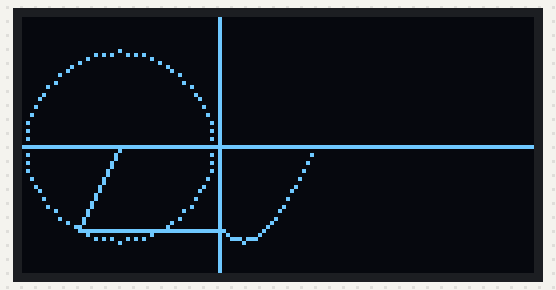
Bench run of a program on a simulated ESP32 board running MicroPython. Parts: 128×64 one-colour display.

Above: at 0.8 s.
At 1.5 s:
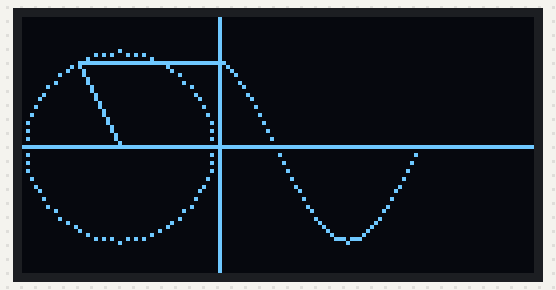
At 9.4 s:
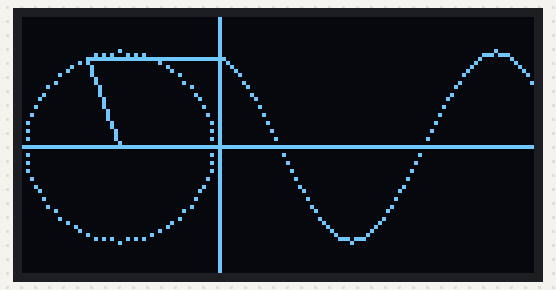
At 19.9 s:
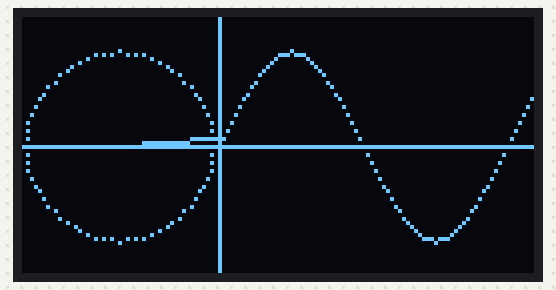
At 38.5 s:
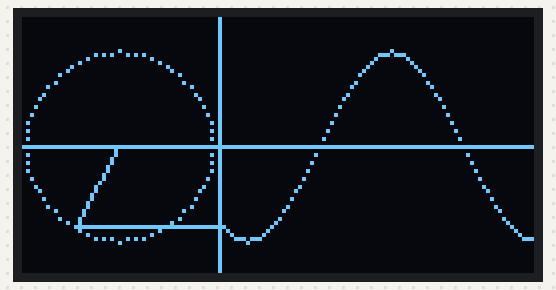

Measured:
- what the display in image 1 shows lasts 0.6 s, from 1.4 s to 2.0 s
- what the display in image 3 shows lasts 0.7 s, from 19.9 s to 20.6 s

The program:

sin.py
```python
from machine import Pin, I2C
import ssd1306
from time import sleep
import math
i2c = I2C(1, scl=Pin(22), sda=Pin(21))
oled = ssd1306.SSD1306_I2C(128, 64, i2c)
while True:
    for anguloGrados in range(0, 360, 5):                    # Ángulo de giro de la línea del eje (de 0º a 360º en intervalos de 5º)
        anguloRadianes = (math.pi*anguloGrados)/180          # Ángulo de giro de la línea del eje en radianes
        xLinea = int(math.cos(anguloRadianes)*24)            # Coordenada x línea del eje
        yLinea = int(math.sin(anguloRadianes)*24)            # Coordenada y línea del eje
                                                             # Circunferencia. Radio 25 pixels. Centro (24, 32)
        for anguloGrados in range(0, 360, 5):                # Ángulo de giro de cada pixel de la circunferencia en grados
            anguloRadianes = (math.pi*anguloGrados)/180      # Ángulo de giro de cada pixel de la circunferencia en radianes
            x = int(math.cos(anguloRadianes)*24)             # Coordenada x pixel circunferencia
            y = int(math.sin(anguloRadianes)*24)             # Coordenada y pixel circunferencia
            oled.pixel(x+24, y+32, 1)                        # Dibuja cada pixel de la circunferencia
        oled.hline(0, 32, 128, 1)                            # Dibuja la línea horizontal central
        oled.vline(49, 0, 64, 1)                             # Dibuja la línea vertical
        oled.line(24 , 32, xLinea+24, yLinea+32, 1)          # Dibuja la línea del eje. De (24, 32) a (xLinea, yLinea)
        oled.hline(xLinea+24, yLinea+32, 27-xLinea,1)        # Dibuja la línea horizontal giro
        oled.show()                                          # Muestra el resultado
        oled.scroll(1, 0)                                    # Desplaza imagen un pixel a la derecha
        oled.fill_rect(0, 0, 51, 64, 0)
```
